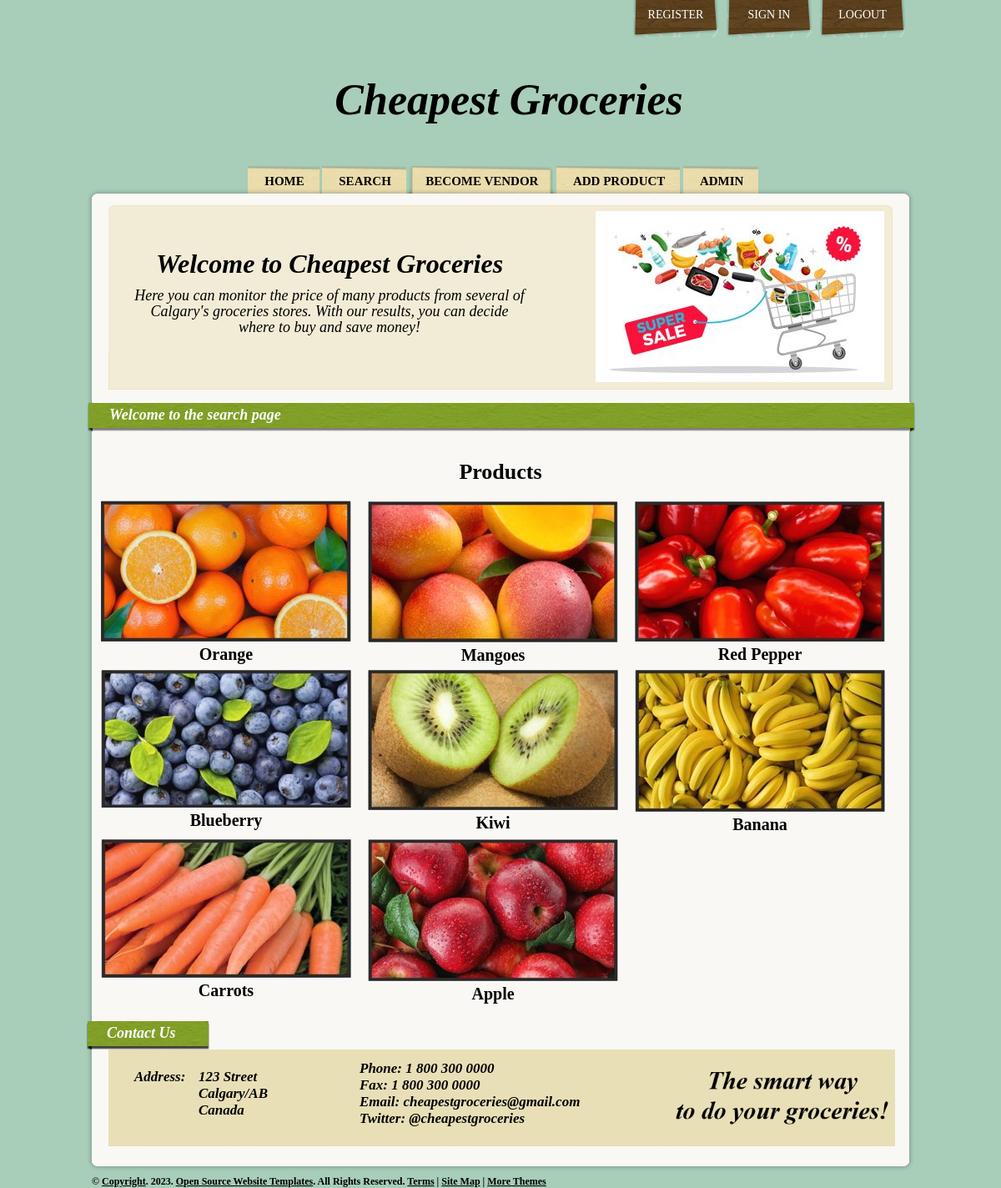
The page /search_page/ on the database its author committed.
### products/models.py (models this page shows, shortened)
class Product(models.Model):
    category    = models.ForeignKey(Category, related_name = 'products', on_delete = models.CASCADE)
    vendor      = models.ForeignKey(Vendor, related_name = 'products', on_delete = models.CASCADE)
    title       = models.CharField(max_length = 200)
    slug        = models.SlugField(max_length = 200, unique = True) #used in the urls
    price       = models.DecimalField(max_digits = 6, decimal_places = 2, blank=True, default = 0.0)
    date_added  = models.DateTimeField(auto_now_add = True)
    image       = models.ImageField(upload_to = 'uploads/', blank = True, null = True)
    thumbnail   = models.ImageField(upload_to = 'uploads/', blank = True, null = True)
    class Meta:
        ordering = ['-date_added'] #data in descent order
    def __str__(self):
        return self.title #self.vendor
    def get_thumbnail(self):
        if self.thumbnail:
            return self.thumbnail.url

### search_page/views.py (the view)
# urls.py: path('search_page/', search_page, name = 'search_page'), #ownwn
def search_page(request):
    list_products =  Product.objects.all()
    list_title = []
    list_ids = []
    for p in list_products:
        if p.title not in list_title:
            list_ids.append(p.id)
            list_title.append(p.title)
    products_distinct =  Product.objects.filter(pk__in=list_ids)
    print(products_distinct)
    context        = {'products_distinct': products_distinct}
    template       = 'search_page.html'
    return render (request, template, context)

### products/context_processors.py (called while the page is built)
def menu_categories(request):
    categories = Category.objects.all()
    return {'menu_categories': categories}

### templates/search_page.html (shortened to what this page needs)
{% extends "base.html" %}
{% block content %}
    <div class="heading">Welcome to the search page</div>
    <h2 class="h1 font-weight-normal form-register-h2" >Products</h2>
    <div style="display: flex;flex-wrap: wrap;">
    {% for product in products_distinct %}
        {% include 'list_item.html' %}
    {% endfor %}
    </div>
{% endblock %}

### templates/list_item.html
<div class="productHolder">
    <figure>
        <a href="{% url 'product' product.category.slug product.slug %}">
        <img src="{{ product.get_thumbnail }}"></a>
    </figure>
    <h class="product">{{ product.title }}</h>
</div>

### pages/static/css/style.css (style rules this page uses)
* { margin:0px; }
img { border:none; }
body { background:#a8cdb8; color:#000000; font-family:Times, "Times New Roman", Georgia, serif; font-size:14px; }
.heading { background:url(../images/headingBg.png) no-repeat center top; height:25px; margin:15px -10px; color: #ffffff; font-weight:bold; font-style:italic; font-size:18px; padding:5px 30px; }
.form-register-h2 { text-align: center; padding-top: 0.5cm; font-size: 26px; padding-bottom: 0.5cm; }
.product { text-align: center; color:#000000; font-size:20px; font-weight: bold; font-style: normal; padding:10px; }
.productHolder { float:left; width:300px; padding-bottom:5px; margin:0px 10px; text-align: center; }

### rows shown on the page
Product: get_thumbnail (picture), title "Orange"
Product: get_thumbnail (picture), title "Mangoes"
Product: get_thumbnail (picture), title "Red Pepper"
Product: get_thumbnail (picture), title "Blueberry"
Product: get_thumbnail (picture), title "Kiwi"
Product: get_thumbnail (picture), title "Banana"
Product: get_thumbnail (picture), title "Carrots"
Product: get_thumbnail (picture), title "Apple"
